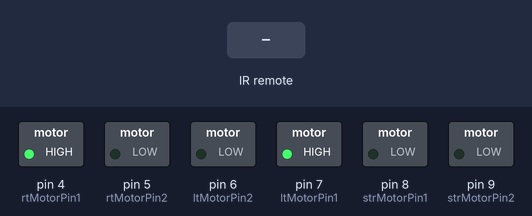
This sketch was run on a simulated Arduino Uno, built with avr-gcc and run on an emulated ATmega328P. Shown: switched loads named in the sketch (green lamp = pin HIGH). Inputs (shaded band) come from the test bench.

Above: at 1.2 s.
1.3 s: infrared code 0x10EFA05F received
At 2.5 s:
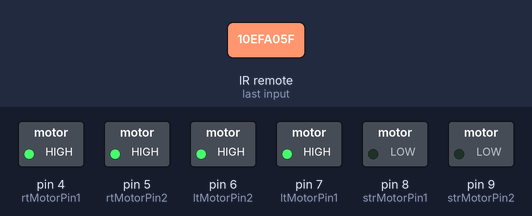
2.8 s: infrared code 0x10EF00FF received
At 3.8 s:
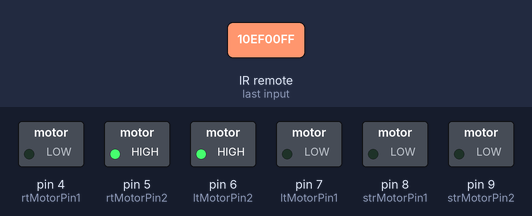
4.3 s: infrared code 0x10EF10EF received
At 5.1 s:
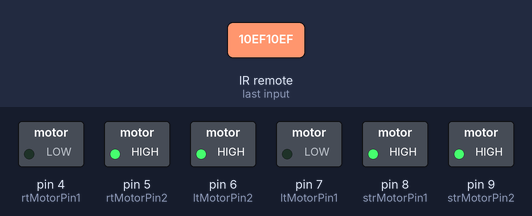
6.0 s: infrared code 0x10EF807F received
At 6.1 s:
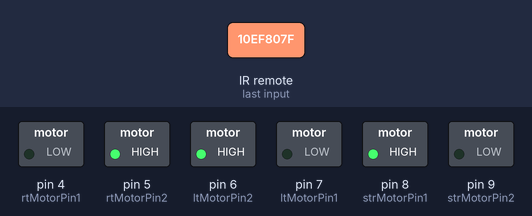
7.7 s: infrared code 0x10EF20DF received
At 8.7 s:
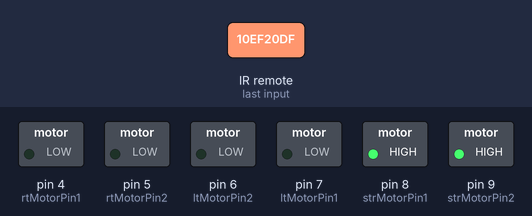
9.2 s: infrared code 0x10EFA05F received
At 9.9 s:
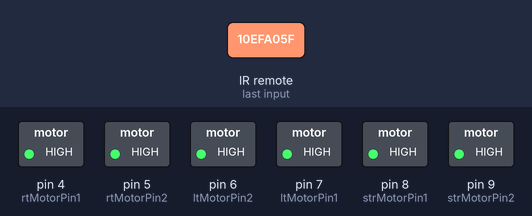
Timing chart, 0 to 11.7 s (numbered marks = the images above; inputs shaded):
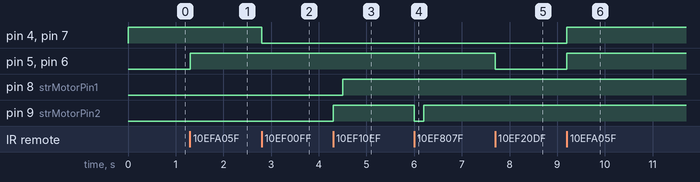

Measured:
- after the input at 1.3 s, pin 5 (rtMotorPin2), pin 6 (ltMotorPin2): LOW → HIGH at once
- after the input at 2.8 s, pin 4 (rtMotorPin1), pin 7 (ltMotorPin1): HIGH → LOW at once
- after the input at 4.3 s, pin 8 (strMotorPin1): LOW → HIGH after 0.20 s; pin 9 (strMotorPin2): LOW → HIGH at once
- after the input at 6.0 s, pin 9 (strMotorPin2): HIGH → LOW at once, → HIGH 0.20 s later
- after the input at 7.7 s, pin 5 (rtMotorPin2), pin 6 (ltMotorPin2): HIGH → LOW at once
- after the input at 9.2 s, pin 4 (rtMotorPin1), pin 5 (rtMotorPin2), pin 6 (ltMotorPin2), pin 7 (ltMotorPin1): LOW → HIGH at once

The sketch:

Lego_with_2_Motor_Drive_1_Steering.ino
```cpp
#include <IRremote.h>
//No speed control on steering motor.  Would need to modify the card for that.
int RECV_PIN = 11;
IRrecv irrecv(RECV_PIN);
decode_results results;
#define POWER 0x10EFD827
#define A 0x10EFF807
#define B 0x10EF7887
#define C 0x10EF58A7
#define UP 0x10EFA05F
#define DOWN 0x10EF00FF
#define LEFT 0x10EF10EF
#define RIGHT 0x10EF807F
#define SELECT 0x10EF20DF

const byte rtMotorPin1 = 4;
const byte rtMotorPin2 = 5;  //pwm
const byte ltMotorPin1 = 7;
const byte ltMotorPin2 = 6;  //pwm
const byte strMotorPin1 = 8;
const byte strMotorPin2 = 9;  //pwm

int rtSpeed = 0;
int ltSpeed = 0;
boolean motorDir = 0;
boolean strDir = 0;

void setup()
{

  pinMode(rtMotorPin1, OUTPUT);
  pinMode(rtMotorPin2, OUTPUT);
  pinMode(ltMotorPin1, OUTPUT);
  pinMode(ltMotorPin2, OUTPUT);
  pinMode(strMotorPin1, OUTPUT);
  pinMode(strMotorPin2, OUTPUT);

  //Serial.begin(9600);
  irrecv.enableIRIn(); // Start the receiver
}

void loop()
{


  if (irrecv.decode(&results))
  {
    if (results.value == POWER)
    {
      //Serial.println("POWER");
    }
     if (results.value == A)
    {
      //Serial.println("A");
    }
     if (results.value == B)
    {
      //Serial.println("B");
    }
     if (results.value == C)
    {
      //Serial.println("C");
    }
     if (results.value == UP)
    {
      //Serial.println("UP");
      rtSpeed = 255;
      ltSpeed = 255;
      motorDir = 0;
    }
     if (results.value == DOWN)
    {
      //Serial.println("DOWN");
      rtSpeed = 255;
      ltSpeed = 255;
      motorDir = 1;
    }
     if (results.value == LEFT)
    {
      //Serial.println("LEFT");
      strDir = 0;
      strMotor(strDir);
      delay(200);
      strMotorOff();
    }
     if (results.value == RIGHT)
    {
      //Serial.println("RIGHT");
      strDir = 1;
      strMotor(strDir);
      delay(200);
      strMotorOff();
    }
     if (results.value == SELECT)
    {
      //Serial.println("SELECT");
      rtSpeed = 0;
      ltSpeed = 0;
    }
    irrecv.resume();
  }

  rtMotor(rtSpeed, motorDir);
  ltMotor(ltSpeed, motorDir);
}

void rtMotor(int rtPwm, boolean reverse)
{
  analogWrite(rtMotorPin2, rtPwm);
  if (reverse) {
    digitalWrite(rtMotorPin1, LOW);
  }
  else {
    digitalWrite(rtMotorPin1, HIGH);
  }
}

void ltMotor(int ltPwm, boolean reverse)
{
    analogWrite(ltMotorPin2, ltPwm);
  if (reverse) {
    digitalWrite(ltMotorPin1, LOW);
  }
  else {
    digitalWrite(ltMotorPin1, HIGH);
  }
}

void strMotor(boolean reverse)
{
  if (reverse) {
    digitalWrite(strMotorPin1, HIGH);
    digitalWrite(strMotorPin2, LOW);
  }
  else {
    digitalWrite(strMotorPin1, LOW);
    digitalWrite(strMotorPin2, HIGH);
  }

}

void strMotorOff()
{
  digitalWrite(strMotorPin1, HIGH);
  digitalWrite(strMotorPin2, HIGH);
}
```
